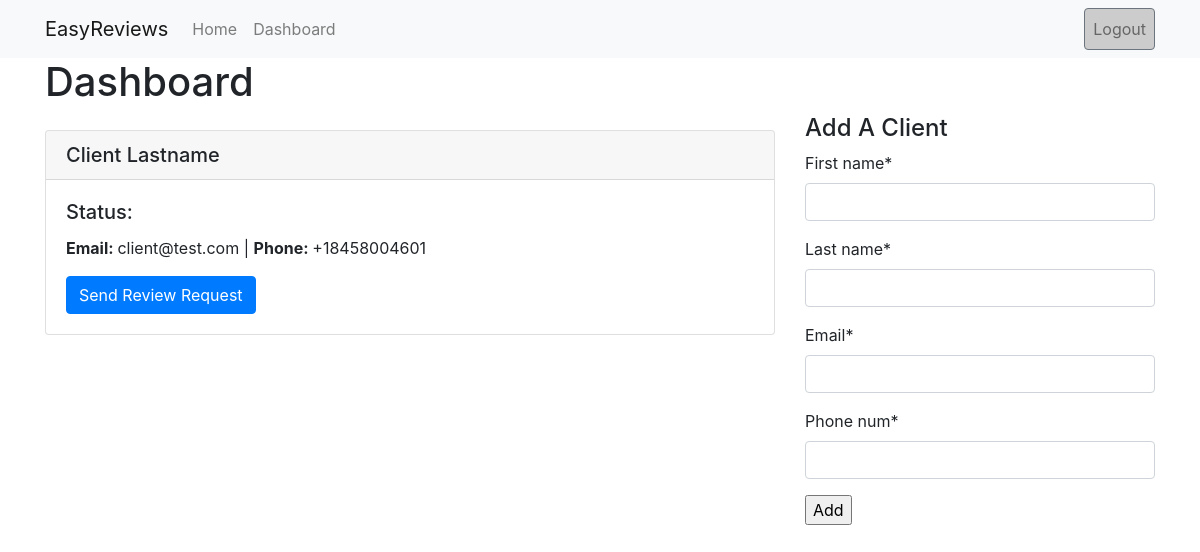
/accounts/dashboard/ (signed in), run on an earlier commit of the app's database.
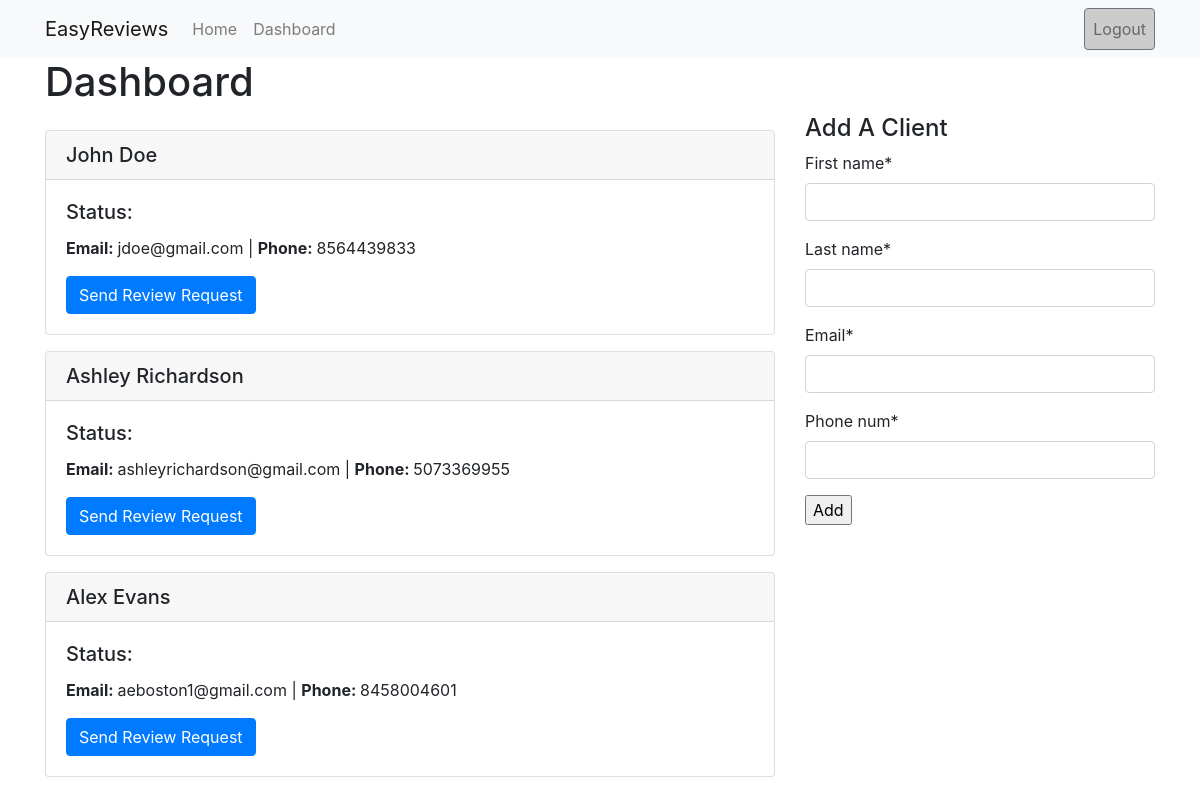
And on a later commit of the database.
### accounts/models.py (models this page shows, shortened)
class Client(models.Model):
    first_name = models.CharField(max_length=80)
    last_name = models.CharField(max_length=80)
    email = models.EmailField(max_length=80, unique=True)
    phone_num = models.CharField(null=False, blank=False, unique=True, max_length=10)
    user = models.ForeignKey(User, related_name='clients', null=True, on_delete=models.SET_NULL)

### accounts/views.py (the view)
# urls.py: path('accounts/dashboard/', dashboard_view, name='dashboard'),
@login_required
def dashboard_view(request):
    if request.method == 'POST':
        form = ClientForm(request.POST or None)
        if form.is_valid():
            instance = form.save(commit=False)
            instance.user = request.user
            instance.save()
            return render(request, 'dashboard.html')
        else:
            print("Error. Please check this client's information and try adding them again.")
    else:
        form = ClientForm(request.POST or None)
    context = {
        'form': form,
    }
    return render(request, 'dashboard.html', context)

### accounts/forms.py (shortened to what this page needs)
class ClientForm(forms.ModelForm):
    class Meta:
        model = Client
        fields = ['first_name', 'last_name', 'email', 'phone_num']
        first_name = forms.CharField(label="First Name")
        last_name = forms.CharField(label="Last Name")
        email = forms.EmailField(label='Email Address')
        phone_num = forms.CharField(label="Phone Number", max_length=10)

### templates/dashboard.html (shortened to what this page needs)
{% extends "base.html" %}
{% load crispy_forms_tags %}
{% block content %}
<div class="container">
    <h1>Dashboard</h1>
</div>
<div class="container">
    <div class="row">
        <div class="col-sm-8">
            <div class="client-list">
                {% for client in user.clients.all %}
                    <div class="card">
                        <h5 class="card-header">{{client.first_name}} {{ client.last_name }}</h5>
                        <div class="card-body">
                        <h5 class="card-title">Status:</h5>
                        <p class="card-text"><strong>Email: </strong>{{ client.email }} | <strong>Phone: </strong>{{ client.phone_num }}</p>
                        <a href="#" class="btn btn-primary">Send Review Request</a>
                        </div>
                    </div>
                {% endfor %}
            </div>
        </div>
        <div class="col-sm-4">
            <h4>Add A Client</h4>
            <form method="POST">
                {{ form|crispy }}
                <input type="submit" value="Add" />
            </form>
        </div>
    </div>
  </div>
{% endblock %}

### templates/base.html (shortened to what this page needs)
{% load static %}
<!doctype html>
<html lang="en">
  <head>
    <link rel="stylesheet" href="https://maxcdn.bootstrapcdn.com/bootstrap/4.0.0/css/bootstrap.min.css">
    <link rel="stylesheet" href="{% static 'css/main.css' %}">
  </head>
  <nav class="navbar navbar-expand-lg navbar-light bg-light main-nav-wrapper">
      <div class="container">
        <a class="navbar-brand" href="{% url 'main-home' %}">EasyReviews</a>
        <div class="collapse navbar-collapse" id="navbarNavAltMarkup">
            <ul class="nav navbar-nav navbar-left">
              {% if user.is_authenticated %}
                <li><a class="nav-item nav-link" href="{% url 'main-home' %}">Home</a></li>
                <li><a class="nav-item nav-link" href="{% url 'dashboard' %}">Dashboard</a></li>
              {% else %}
                <li><a class="nav-item nav-link" href="#">About</a></li>
                <li><a class="nav-item nav-link" href="#">Features</a></li>
                <li><a class="nav-item nav-link" href="#">Pricing</a></li>
              {% endif %}
            </ul>
            <ul class="nav navbar-nav navbar-right ml-auto">
              {% if user.is_authenticated %}
                <li><a class="nav-item nav-link btn btn-secondary" href="{% url 'user-logout' %}">Logout</a></li>
              {% else %}
                <li><a class="nav-item nav-link" href="{% url 'user-login' %}">Login</a></li>
                <li><a class="nav-item nav-link" href="{% url 'user-register' %}">Sign Up</a></li>
              {% endif %}
            </ul>
        </div>
      </div>
  </nav>
  <body>
    {% block content %} {% endblock %}
  </body>
</html>

### static/css/main.css (style rules this page uses)
.btn-secondary { background-color: #cccccc; }
.client-list .card { margin: 1rem 0; }

What changed in the data, as far as the page shows it:
no longer on this page (row edited): Client: first_name "Client", last_name "Lastname", email "client@test.com", phone_num "+18458004601"
now on this page (row edited): Client: first_name "John", last_name "Doe", email "jdoe@gmail.com", phone_num "8564439833"
added Client: first_name "Ashley", last_name "Richardson", email "ashleyrichardson@gmail.com", phone_num "5073369955"
added Client: first_name "Alex", last_name "Evans", email "aeboston1@gmail.com", phone_num "8458004601"
